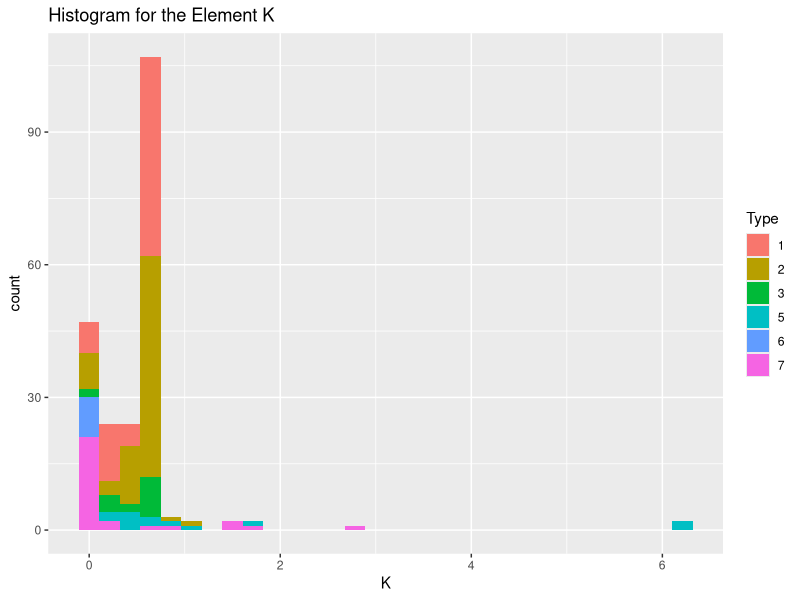
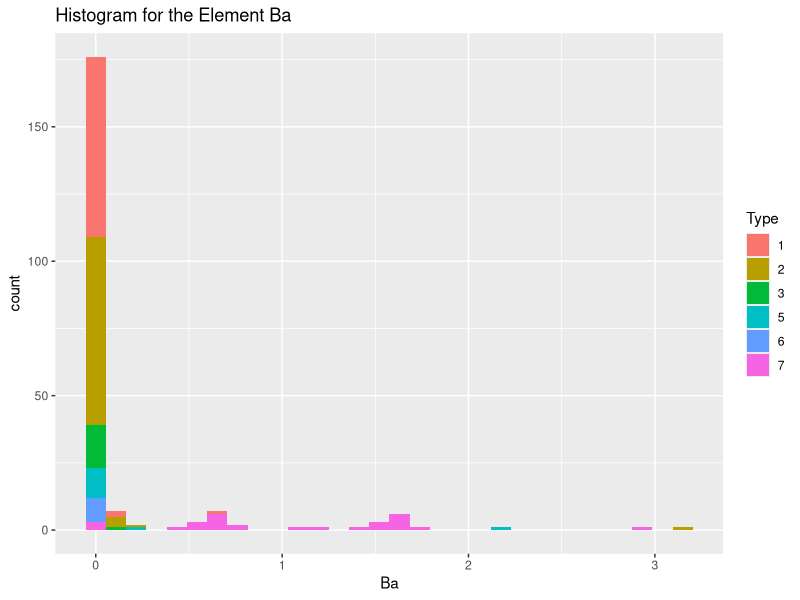
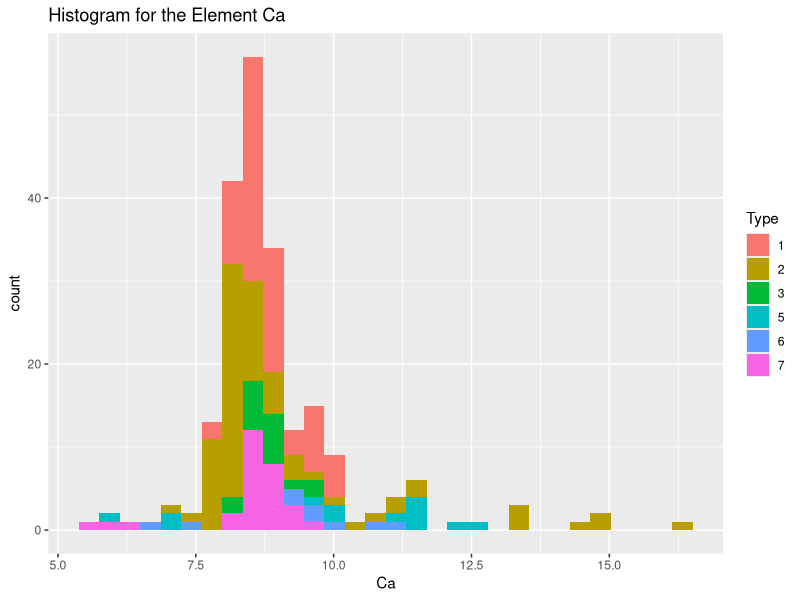
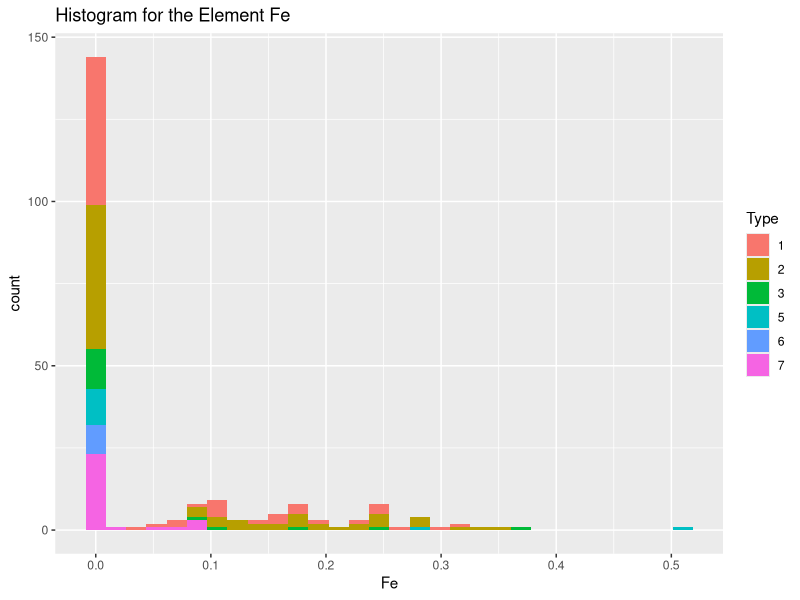
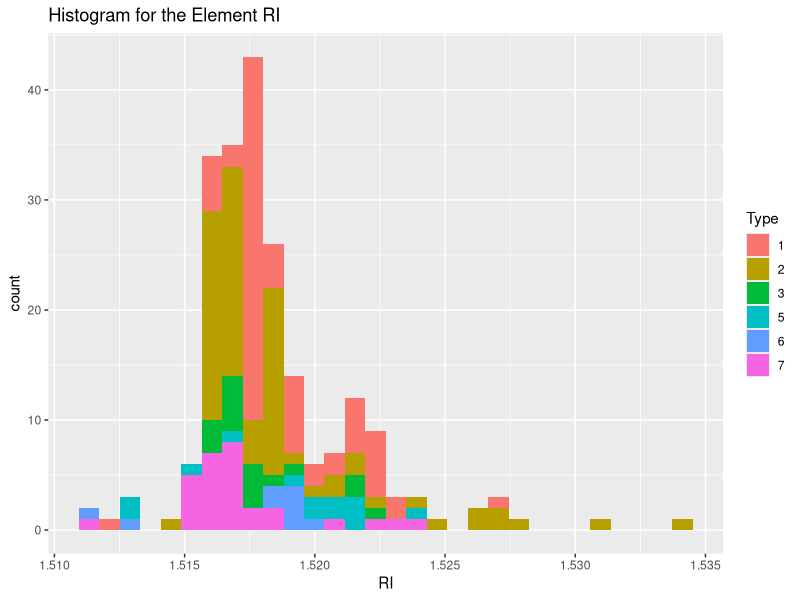
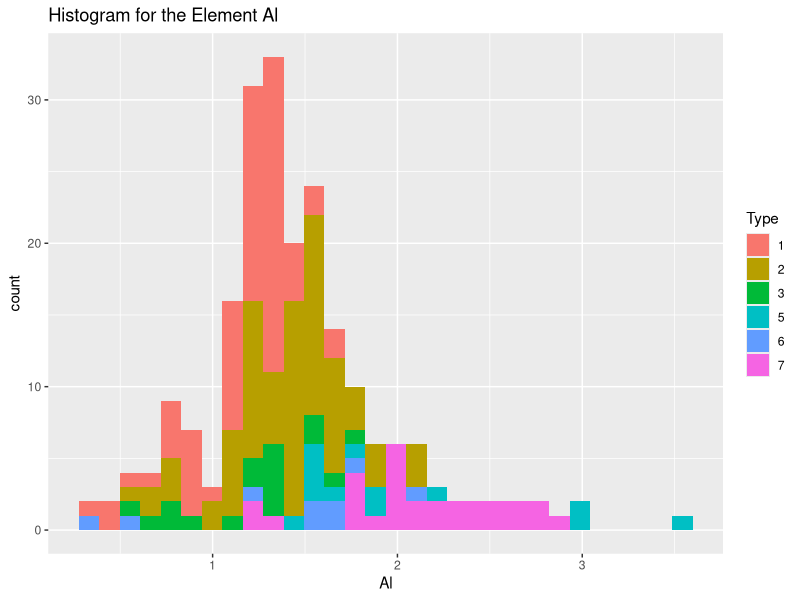
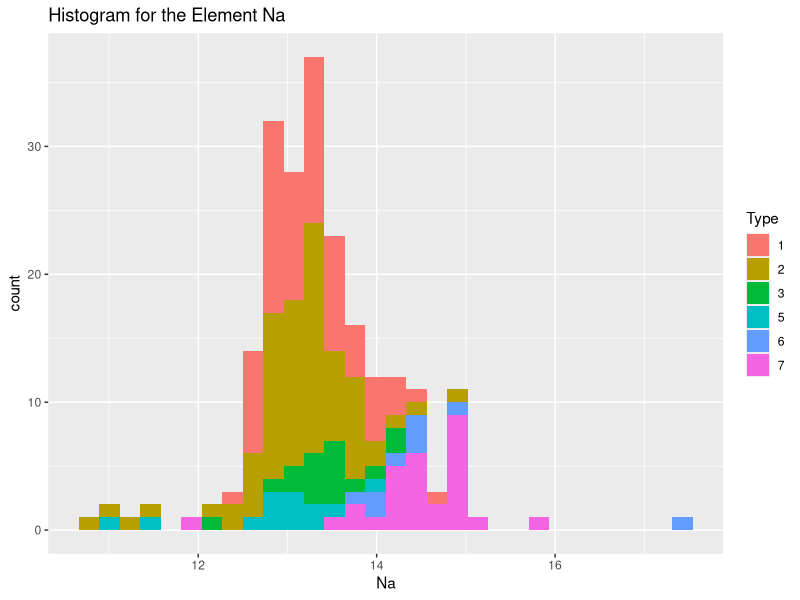
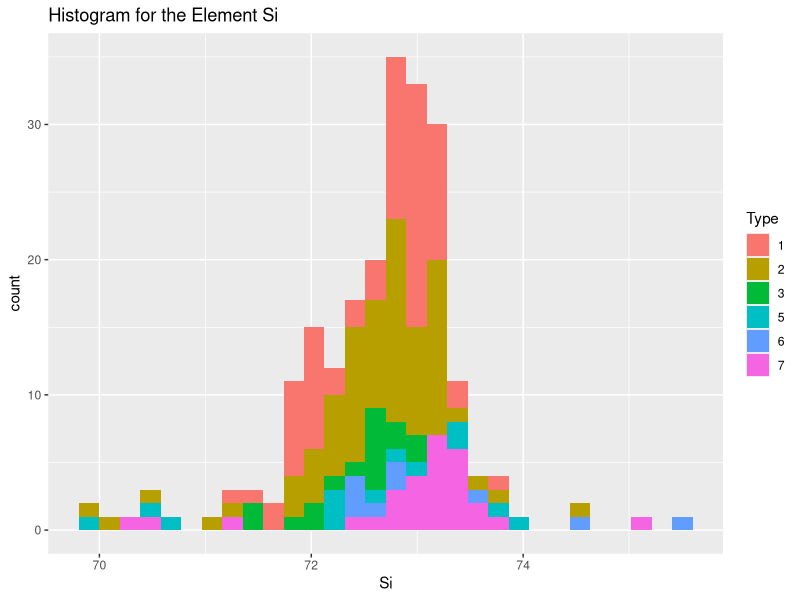

Recreate these plots in R, in order.
## ---- chunk 1
knitr::opts_chunk$set(echo = TRUE)
## ---- chunk 2
library(mlbench)
library(dplyr)
library(e1071)
library(ggplot2)
## ---- chunk 3
data(Glass)
str(Glass)
## ---- chunk 4
glassPredictors <- Glass %>% select(-Type)
glassTypes <-  Glass %>% select(Type)
## ---- chunk 5
skewNess <- apply(glassPredictors,2,skewness)
skewNess[order(-skewNess)]
## ---- chunk 6

# Histogram plot for K
ggplot(Glass,aes(K,fill=Type)) + geom_histogram() + ggtitle("Histogram for the Element K")

# Histogram plot for Ba
ggplot(Glass,aes(Ba,fill=Type)) + geom_histogram() + ggtitle("Histogram for the Element Ba")

# Histogram plot for Ca
ggplot(Glass,aes(Ca,fill=Type)) + geom_histogram() + ggtitle("Histogram for the Element Ca")

# Histogram plot for Fe
ggplot(Glass,aes(Fe,fill=Type)) + geom_histogram() + ggtitle("Histogram for the Element Fe")

# Histogram plot for RI
ggplot(Glass,aes(RI,fill=Type)) + geom_histogram() + ggtitle("Histogram for the Element RI")

# Histogram plot for Al
ggplot(Glass,aes(Al,fill=Type)) + geom_histogram() + ggtitle("Histogram for the Element Al")

# Histogram plot for Na
ggplot(Glass,aes(Na,fill=Type)) + geom_histogram() + ggtitle("Histogram for the Element Na")

# Histogram plot for Si
ggplot(Glass,aes(Si,fill=Type)) + geom_histogram() + ggtitle("Histogram for the Element Si")

# Histogram plot for Mg
ggplot(Glass,aes(Mg,fill=Type)) + geom_histogram() + ggtitle("Histogram for the Element Mg")
